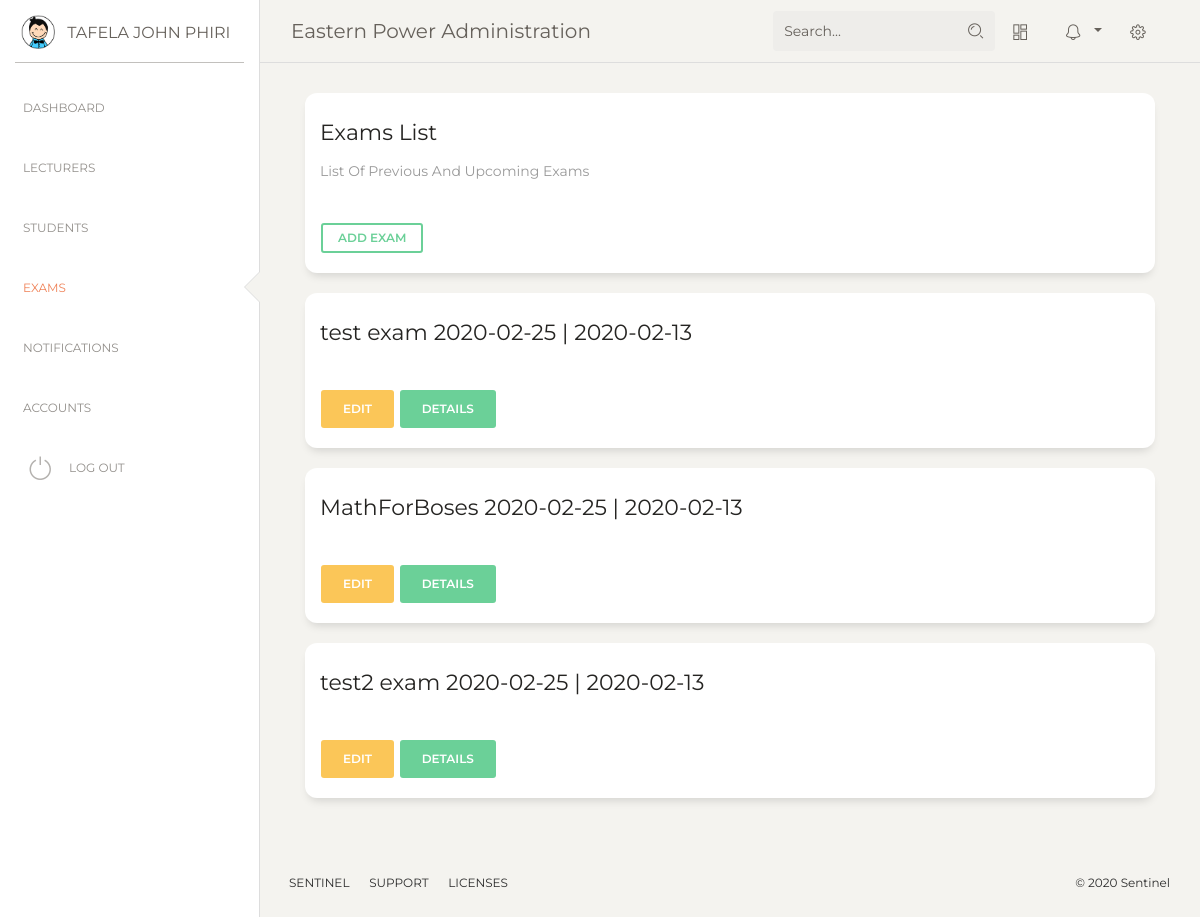
/administrator/exams/ (signed in), run on the app's committed database.
### headway/models.py (models this page shows, shortened)
class User(AbstractUser):
    username_validator = UnicodeUsernameValidator()
    username = models.CharField(
        _('username'),
        max_length=150,
        unique=True,
        help_text=_('Enter a Student ID for student Accounts or Email for lecturer Accounts.'),
        validators=[username_validator],
        error_messages={
            'unique': _("A user with that username already exists."),
        },
    )
    email = models.EmailField(_('email address'), blank=True, unique=True)
    middle_name = models.CharField(max_length=50, blank=True, null=True)
    is_student = models.BooleanField(default=True)
    is_lecturer = models.BooleanField(default=False)
    is_admin = models.BooleanField(default=False)
    institution = models.ForeignKey(Institution, on_delete=models.CASCADE, null=True)
    USERNAME_FIELD = 'username'
    REQUIRED_FIELDS = ['email']
    def get_full_name(self):
        if self.middle_name:
            full_name = '%s %s %s' % (self.first_name, self.middle_name, self.last_name)
        else:
            full_name = '%s %s' % (self.first_name, self.last_name)
        return full_name
    def __str__(self):
        return self.get_full_name()

class Institution(models.Model):
    name = models.CharField(max_length=100, help_text='Enter Institution Name')
    active_subscription = models.BooleanField(default=True)
    subscription_type = models.CharField(max_length=1)  # add choices
    subscription_start = models.DateField(auto_created=True, auto_now_add=True)
    subscription_end = models.DateField()
    short_name = models.CharField(max_length=10, default='INSTITUTE', help_text='Enter A Short Abbreviation Of'
                                                                                'Your Institutes Name '
                                                                                '(10 Characters Max.)')

class Exam(models.Model):
    institution = models.ForeignKey(Institution, on_delete=models.CASCADE)
    created_by = models.ForeignKey(User, on_delete=models.CASCADE)
    name = models.CharField(max_length=100)
    start_date = models.DateField()
    end_date = models.DateField()
    active = models.BooleanField(default=True)
    courses = models.ManyToManyField(Course)
    def get_absolute_url(self):
        return reverse('administrator:exam_details', kwargs={'pk': self.pk})
    def __str__(self):
        return self.name + ' ' + str(self.start_date) + ' | ' + str(self.end_date)

### administrator/views.py (the view)
# urls.py: path('exams/', views.ExamsView.as_view(), name='exams'),
@method_decorator(user_is_admin, name='get')
class ExamsView(ListView):
    template_name = 'administrator/exams.html'
    model = Exam
    ordering = 'start_date'
    context_object_name = 'exams'
    paginate_by = '10'

### templates/administrator/exams.html (shortened to what this page needs)
{% extends 'administrator/base.html' %}
{% block content %}
    <div class="col-md-12">
        <div class="card ">
          <div class="card-header ">
            <h5 class="card-title">Exams List</h5>
            <p class="card-category">List Of Previous And Upcoming Exams</p>
          </div>
            <div class="card-body">
                <a href="{% url 'administrator:add_exam' %}" class="btn btn-outline-success btn-sm">
                    Add Exam
                </a>
            </div>
        </div>
    </div>
    {% for exam in exams %}
        <div class="col-md-12">
            <div class="card ">
              <div class="card-header ">
                <h5 class="card-title">{{ exam }}</h5>
              </div>
                <div class="card-body">
                    <a href="{% url 'administrator:update_exam' pk=exam.pk%}" class="btn btn-warning">
                        Edit
                    </a>
                    <a href="{{ exam.get_absolute_url }}" class="btn btn-success">
                        Details
                    </a>
                </div>
            </div>
        </div>
    {% endfor %}
{% endblock content%}

### templates/administrator/base.html (shortened to what this page needs)
{% load static %}
<!DOCTYPE html>
<html lang="en">
<head>
  <link href="https://maxcdn.bootstrapcdn.com/font-awesome/latest/css/font-awesome.min.css" rel="stylesheet">
  <link href="{% static 'assets/css/bootstrap.min.css' %}" rel="stylesheet" />
  <link href="{% static 'assets/css/paper-dashboard.css' %}" rel="stylesheet" />
</head>
<body class="">
  <div class="wrapper ">
    <div class="sidebar" data-color="white" data-active-color="danger">
      <div class="logo">
        <a href="#" class="simple-text logo-mini">
          <div class="logo-image-small">
            <img src="{% static 'assets/img/logo-small.png' %}">
          </div>
        </a>
        <a href="#" class="simple-text logo-normal">
          {{ request.user}}
        </a>
      </div>
    <!-- loading urls for purpose of showing active tubs
    {% url 'administrator:dash' as dash_dir %} {% url 'administrator:lecturers' as lecturers_dir %}
        {% url 'administrator:students' as students_dir %} {% url 'administrator:exams' as exams_dir %}
    {% url 'administrator:notifications' as notifications_dir %} {% url 'administrator:accounts' as accounts_dir %}-->
      <div class="sidebar-wrapper">
        <ul class="nav">
          <li{% if request.path == dash_dir %} class="active" {% endif%} >
                  <a href="{% url 'administrator:dash' %}">
              <p>Dashboard</p>
            </a>
          </li>
          <li {% if request.path == lecturers_dir %} class="active"{% endif %}>
            <a href="{% url 'administrator:lecturers' %}">
              <p>Lecturers</p>
            </a>
          </li>
          <li {% if request.path == students_dir %} class="active"{% endif %}>
            <a href="{% url 'administrator:students' %}">
              <p>Students</p>
            </a>
          </li>
          <li {% if request.path == exams_dir %} class="active"{% endif %}>
            <a href="{% url 'administrator:exams' %}">
              <p>Exams</p>
            </a>
          </li>
          <li {% if request.path == notifications_dir %}class="active"{% endif %}>
            <a href="{% url 'administrator:notifications' %}">
              <p>Notifications</p>
            </a>
          </li>
        <li {% if request.path == accounts_dir %}class="active"{% endif %}>
            <a href="{% url 'administrator:accounts' %}">
              <p>Accounts</p>
            </a>
          </li>
          <li class="active-pro">
            <a href="{% url 'logout' %}">
              <i class="nc-icon nc-button-power"></i>
              <p>Log Out</p>
            </a>
          </li>
        </ul>
      </div>
    </div>
    <div class="main-panel">
      <nav class="navbar navbar-expand-lg navbar-absolute fixed-top navbar-transparent">
        <div class="container-fluid">
          <div class="navbar-wrapper">
            <a class="navbar-brand" href="{% url 'administrator:institution_details' pk=request.user.institution.pk%}">
                {{ request.user.institution.name }} Administration</a>
          </div>
          <div class="collapse navbar-collapse justify-content-end" id="navigation">
            <form method="get" action="{% url 'headway:search' %}">
              <div class="input-group no-border">
                <input type="text" value="{{ request.GET.q }}" class="form-control" placeholder="Search..." name="q">
                <div class="input-group-append">
                  <div class="input-group-text">
                    <i class="nc-icon nc-zoom-split"></i>
                  </div>
                </div>
              </div>
            </form>
            <ul class="navbar-nav">
              <li class="nav-item">
                <a class="nav-link btn-magnify" href="#">
                  <i class="nc-icon nc-layout-11"></i>
                </a>
              </li>
              <li class="nav-item btn-rotate dropdown">
                <a class="nav-link dropdown-toggle" href="http://example.com" id="navbarDropdownMenuLink" data-toggle="dropdown" aria-haspopup="true" aria-expanded="false">
                  <i class="nc-icon nc-bell-55"></i>
                </a>
              </li>
              <li class="nav-item">
                <a class="nav-link btn-rotate" href="#">
                  <i class="nc-icon nc-settings-gear-65"></i>
                </a>
              </li>
            </ul>
          </div>
        </div>
      </nav>
      <div class="content">
          {% block content %}
          {% endblock %}
      </div>
      <footer class="footer footer-black  footer-white ">
        <div class="container-fluid">
          <div class="row">
            <nav class="footer-nav">
              <ul>
                <li>
                  <a href="#" target="_blank">Sentinel</a>
                </li>
                <li>
                  <a href="#" target="_blank">Support</a>
                </li>
                <li>
                  <a href="#" target="_blank">Licenses</a>
                </li>
              </ul>
            </nav>
            <div class="credits ml-auto">
              <span class="copyright">
                ©
                 Sentinel
              </span>
            </div>
          </div>
        </div>
      </footer>
    </div>
  </div>
</body>
</html>

### data on the page
User: user "TAFELA JOHN PHIRI", user.institution.name "Eastern Power"
Exam: name+start_date+end_date "test exam 2020-02-25 | 2020-02-13"
Exam: name+start_date+end_date "MathForBoses 2020-02-25 | 2020-02-13"
Exam: name+start_date+end_date "test2 exam 2020-02-25 | 2020-02-13"
